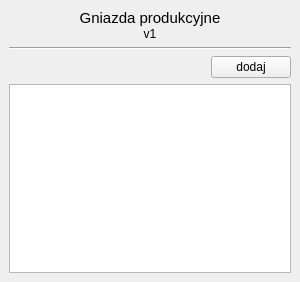
<?xml version="1.0" encoding="UTF-8"?>
<ui version="4.0">
 <class>Form</class>
 <widget class="QWidget" name="Form">
  <property name="geometry">
   <rect>
    <x>0</x>
    <y>0</y>
    <width>300</width>
    <height>282</height>
   </rect>
  </property>
  <property name="windowTitle">
   <string>Form</string>
  </property>
  <layout class="QGridLayout" name="gridLayout">
   <property name="leftMargin">
    <number>0</number>
   </property>
   <property name="topMargin">
    <number>0</number>
   </property>
   <property name="rightMargin">
    <number>0</number>
   </property>
   <property name="bottomMargin">
    <number>0</number>
   </property>
   <property name="spacing">
    <number>0</number>
   </property>
   <item row="0" column="0">
    <widget class="QWidget" name="widget" native="true">
     <layout class="QVBoxLayout" name="verticalLayout_3">
      <item>
       <widget class="QWidget" name="widget_2" native="true">
        <layout class="QVBoxLayout" name="verticalLayout">
         <property name="spacing">
          <number>0</number>
         </property>
         <property name="leftMargin">
          <number>0</number>
         </property>
         <property name="topMargin">
          <number>0</number>
         </property>
         <property name="rightMargin">
          <number>0</number>
         </property>
         <property name="bottomMargin">
          <number>0</number>
         </property>
         <item>
          <widget class="QLabel" name="label">
           <property name="font">
            <font>
             <pointsize>11</pointsize>
            </font>
           </property>
           <property name="text">
            <string>Gniazda produkcyjne</string>
           </property>
           <property name="alignment">
            <set>Qt::AlignCenter</set>
           </property>
          </widget>
         </item>
         <item>
          <widget class="QLabel" name="label_2">
           <property name="text">
            <string>v1</string>
           </property>
           <property name="alignment">
            <set>Qt::AlignCenter</set>
           </property>
          </widget>
         </item>
        </layout>
       </widget>
      </item>
      <item>
       <widget class="Line" name="line">
        <property name="orientation">
         <enum>Qt::Horizontal</enum>
        </property>
       </widget>
      </item>
      <item>
       <widget class="QWidget" name="widget_3" native="true">
        <layout class="QHBoxLayout" name="horizontalLayout">
         <property name="spacing">
          <number>0</number>
         </property>
         <property name="leftMargin">
          <number>0</number>
         </property>
         <property name="topMargin">
          <number>0</number>
         </property>
         <property name="rightMargin">
          <number>0</number>
         </property>
         <property name="bottomMargin">
          <number>0</number>
         </property>
         <item>
          <spacer name="horizontalSpacer">
           <property name="orientation">
            <enum>Qt::Horizontal</enum>
           </property>
           <property name="sizeHint" stdset="0">
            <size>
             <width>204</width>
             <height>20</height>
            </size>
           </property>
          </spacer>
         </item>
         <item>
          <widget class="QPushButton" name="btn_zapisz">
           <property name="text">
            <string>dodaj</string>
           </property>
          </widget>
         </item>
        </layout>
       </widget>
      </item>
      <item>
       <widget class="QTableWidget" name="tab_dane"/>
      </item>
     </layout>
    </widget>
   </item>
  </layout>
 </widget>
 <resources/>
 <connections/>
</ui>
